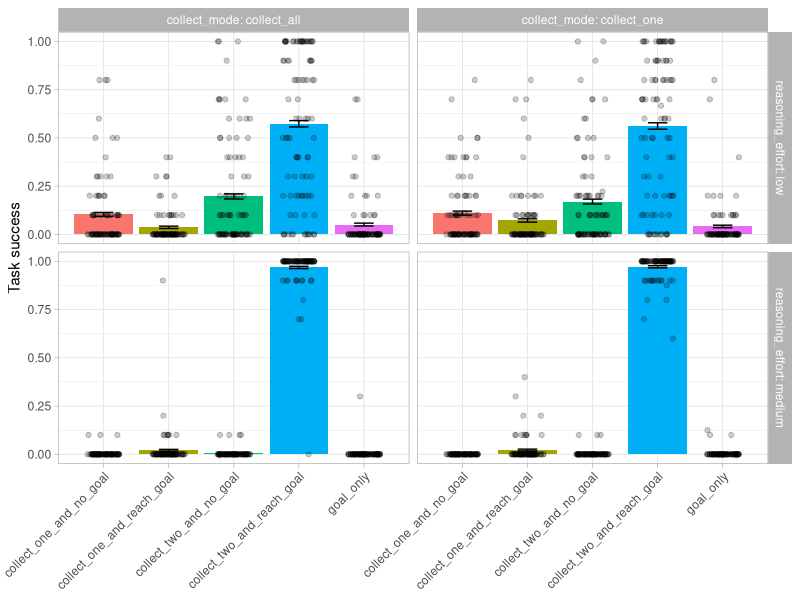
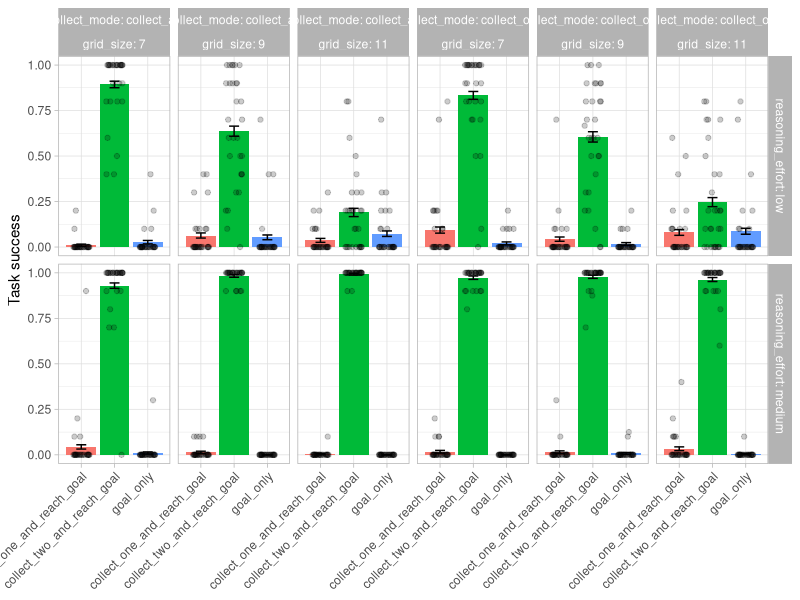
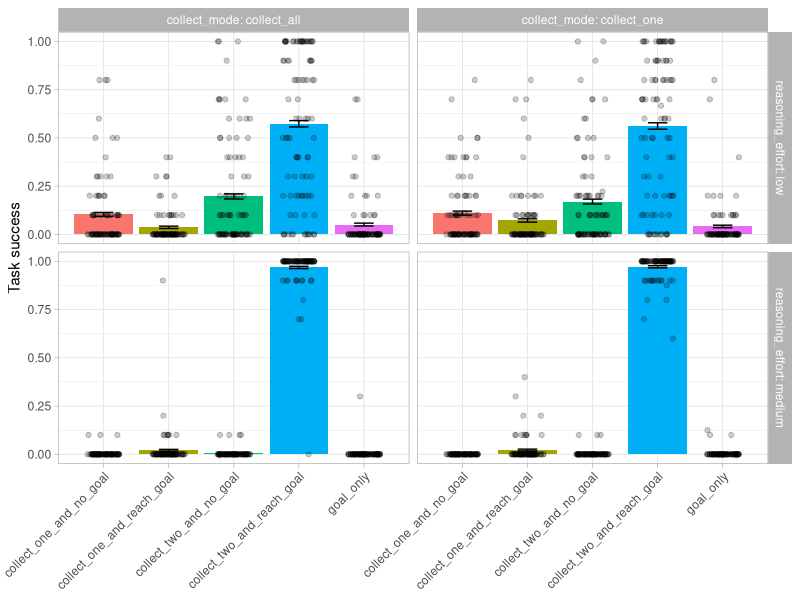
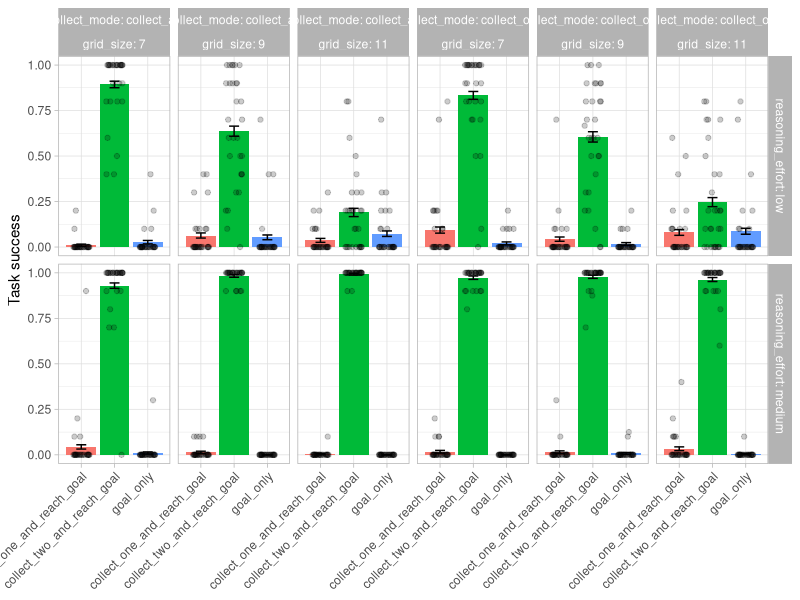

Here is the R script that generated these plots, in order:
## ---- chunk 1
library(tidyverse)
## ---- chunk 2
collect_all_low <- read.csv("two_coin_collect_all/low/twocoin_per_trajectory_collect_all.csv")
collect_all_medium <- read.csv("two_coin_collect_all/medium/twocoin_per_trajectory_collect_all.csv")
collect_one_low <- read.csv("two_coin_collect_one/low/twocoin_per_trajectory_collect_one.csv")
collect_one_medium <- read.csv("two_coin_collect_one/medium/twocoin_per_trajectory_collect_one.csv")


full_data <- rbind(
  collect_all_low, collect_all_medium,
  collect_one_low, collect_one_medium
  ) %>%
  mutate(
    collect_one_and_reach_goal = as.integer(ifelse(reached_goal == 1 & num_coins_collected == 1, 1, 0)),
    collect_two_and_reach_goal = as.integer(ifelse(reached_goal == 1 & num_coins_collected == 2, 1, 0)),
    collect_one_and_no_goal = as.integer(ifelse(reached_goal == 0 & num_coins_collected == 1, 1, 0)),
    collect_two_and_no_goal = as.integer(ifelse(reached_goal == 0 & num_coins_collected == 2, 1, 0)),
    goal_only = as.integer(ifelse(reached_goal == 1 & num_coins_collected == 0, 1, 0))
  )

rm(collect_all_low, collect_all_medium,
  collect_one_low, collect_one_medium)
## ---- chunk 3
full_data %>%
  group_by(collect_mode, reasoning_effort) %>%
  summarise(
    n = n(),
    n_grids = n_distinct(grid_key)
    )
## ---- chunk 4
summary <- full_data %>%
  group_by(reasoning_effort, collect_mode) %>%
  summarise(
    mean_collect_one_and_reach_goal = mean(collect_one_and_reach_goal),
    se_collect_one_and_reach_goal = sd(collect_one_and_reach_goal)/sqrt(n()),
    mean_collect_two_and_reach_goal = mean(collect_two_and_reach_goal),
    se_collect_two_and_reach_goal = sd(collect_two_and_reach_goal)/sqrt(n()),
    mean_collect_one_and_no_goal = mean(collect_one_and_no_goal),
    se_collect_one_and_no_goal = sd(collect_one_and_no_goal)/sqrt(n()),
    mean_collect_two_and_no_goal = mean(collect_two_and_no_goal),
    se_collect_two_and_no_goal = sd(collect_two_and_no_goal)/sqrt(n()),
    mean_goal_only = mean(goal_only),
    se_goal_only = sd(goal_only)/sqrt(n()),
  ) %>%
  pivot_longer(
    cols = -c(reasoning_effort, collect_mode),
    names_to = c(".value", "metric"),
    names_pattern = "(mean|se)_(.*)"
  )

summary_by_grid <- full_data %>%
  group_by(reasoning_effort, collect_mode, grid_key) %>%
  summarise(
    mean_collect_one_and_reach_goal = mean(collect_one_and_reach_goal),
    se_collect_one_and_reach_goal = sd(collect_one_and_reach_goal)/sqrt(n()),
    mean_collect_two_and_reach_goal = mean(collect_two_and_reach_goal),
    se_collect_two_and_reach_goal = sd(collect_two_and_reach_goal)/sqrt(n()),
    mean_collect_one_and_no_goal = mean(collect_one_and_no_goal),
    se_collect_one_and_no_goal = sd(collect_one_and_no_goal)/sqrt(n()),
    mean_collect_two_and_no_goal = mean(collect_two_and_no_goal),
    se_collect_two_and_no_goal = sd(collect_two_and_no_goal)/sqrt(n()),
    mean_goal_only = mean(goal_only),
    se_goal_only = sd(goal_only)/sqrt(n()),
  ) %>%
  pivot_longer(
    cols = -c(reasoning_effort, collect_mode, grid_key),
    names_to = c(".value", "metric"),
    names_pattern = "(mean|se)_(.*)"
  )

p1 <- ggplot() +
  geom_col(data = summary, aes(x = metric, y = mean, fill = metric)) + 
  
  geom_errorbar(data = summary, aes(x = metric, fill = metric, y = mean, ymin = mean - se, ymax = mean + se), width = 0.3,position = position_dodge(width = 0.9)) +
  
   geom_jitter(data = summary_by_grid, aes(x = metric, y = mean, fill = metric), position = position_jitterdodge(jitter.width = 0.5, dodge.width = 0.9), alpha = 0.2) +
  
  geom_col(position = "dodge") +
  facet_grid(reasoning_effort ~ collect_mode, labeller = label_both) +
  labs(x = NULL, y = "Task success", fill = "Isometric transformation") +
  theme_light() +
  theme(axis.text.x = element_text(angle = 45, hjust = 1),
        legend.position = "none")

p1

ggsave("figures/two_coin_comparison.png", p1, width = 10, height = 6, dpi = 600)
## ---- chunk 5
summary <- full_data %>%
  group_by(reasoning_effort, collect_mode, grid_size) %>%
  summarise(
    mean_collect_one_and_reach_goal = mean(collect_one_and_reach_goal),
    se_collect_one_and_reach_goal = sd(collect_one_and_reach_goal)/sqrt(n()),
    mean_collect_two_and_reach_goal = mean(collect_two_and_reach_goal),
    se_collect_two_and_reach_goal = sd(collect_two_and_reach_goal)/sqrt(n()),
    # mean_collect_one_and_no_goal = mean(collect_one_and_no_goal),
    # se_collect_one_and_no_goal = sd(collect_one_and_no_goal)/sqrt(n()),
    # mean_collect_two_and_no_goal = mean(collect_two_and_no_goal),
    # se_collect_two_and_no_goal = sd(collect_two_and_no_goal)/sqrt(n()),
    mean_goal_only = mean(goal_only),
    se_goal_only = sd(goal_only)/sqrt(n()),
  ) %>%
  pivot_longer(
    cols = -c(reasoning_effort, collect_mode, grid_size),
    names_to = c(".value", "metric"),
    names_pattern = "(mean|se)_(.*)"
  )

summary_by_grid <- full_data %>%
  group_by(reasoning_effort, collect_mode, grid_key, grid_size) %>%
  summarise(
    mean_collect_one_and_reach_goal = mean(collect_one_and_reach_goal),
    se_collect_one_and_reach_goal = sd(collect_one_and_reach_goal)/sqrt(n()),
    mean_collect_two_and_reach_goal = mean(collect_two_and_reach_goal),
    se_collect_two_and_reach_goal = sd(collect_two_and_reach_goal)/sqrt(n()),
    # mean_collect_one_and_no_goal = mean(collect_one_and_no_goal),
    # se_collect_one_and_no_goal = sd(collect_one_and_no_goal)/sqrt(n()),
    # mean_collect_two_and_no_goal = mean(collect_two_and_no_goal),
    # se_collect_two_and_no_goal = sd(collect_two_and_no_goal)/sqrt(n()),
    mean_goal_only = mean(goal_only),
    se_goal_only = sd(goal_only)/sqrt(n()),
  ) %>%
  pivot_longer(
    cols = -c(reasoning_effort, collect_mode, grid_key, grid_size),
    names_to = c(".value", "metric"),
    names_pattern = "(mean|se)_(.*)"
  )

p2 <- ggplot() +
  geom_col(data = summary, aes(x = metric, y = mean, fill = metric)) + 
  
  geom_errorbar(data = summary, aes(x = metric, fill = metric, y = mean, ymin = mean - se, ymax = mean + se), width = 0.3,position = position_dodge(width = 0.9)) +
  
   geom_jitter(data = summary_by_grid, aes(x = metric, y = mean, fill = metric), position = position_jitterdodge(jitter.width = 0.5, dodge.width = 0.9), alpha = 0.2) +
  
  geom_col(position = "dodge") +
  facet_grid(reasoning_effort ~ collect_mode + grid_size, labeller = label_both) +
  labs(x = NULL, y = "Task success", fill = "Isometric transformation") +
  theme_light() +
  theme(axis.text.x = element_text(angle = 45, hjust = 1),
        legend.position = "none")

p2

ggsave("figures/two_coin_comparison_grids.png", p2, width = 10, height = 6, dpi = 600)
